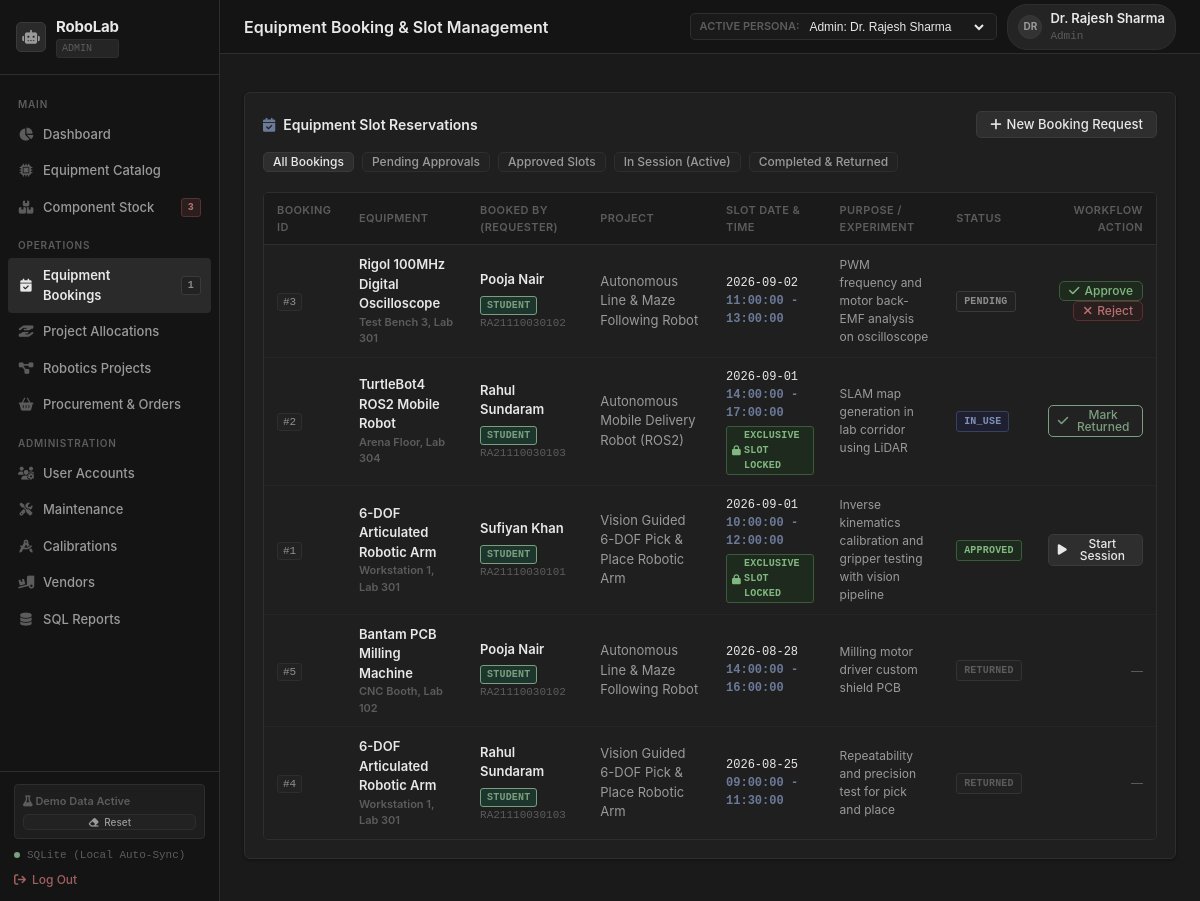
/bookings, run on an earlier commit of the app's database.
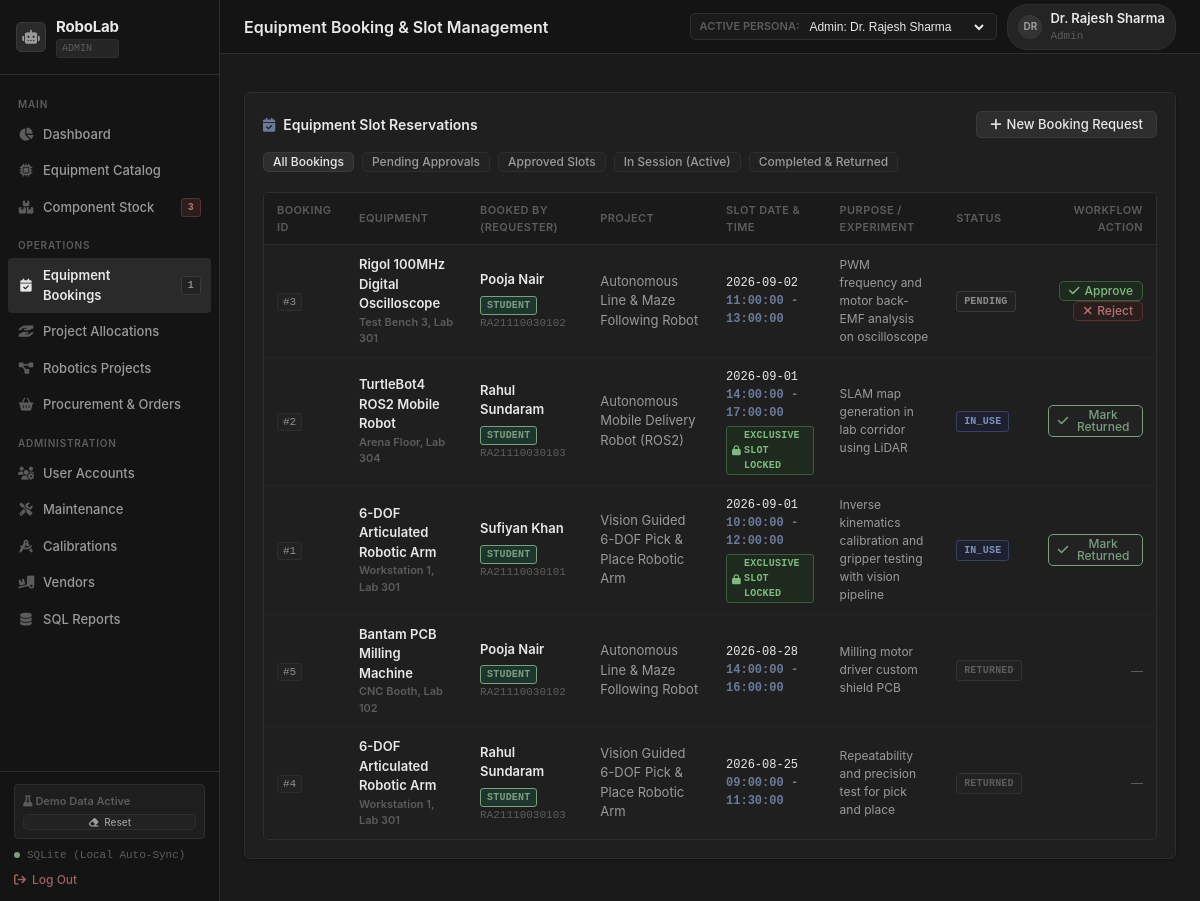
And on a later commit of the database.
### tables this page shows
CREATE TABLE BOOKINGS (
    booking_id INTEGER PRIMARY KEY AUTOINCREMENT,
    equipment_id TEXT NOT NULL,
    user_id INTEGER NOT NULL,
    project_id INTEGER,
    booking_date TEXT NOT NULL,
    start_time TEXT NOT NULL,
    end_time TEXT NOT NULL,
    purpose TEXT NOT NULL,
    status TEXT CHECK(status IN ('PENDING', 'APPROVED', 'REJECTED', 'IN_USE', 'RETURNED', 'CANCELLED')) DEFAULT 'PENDING',
    approved_by INTEGER,
    created_at DATETIME DEFAULT CURRENT_TIMESTAMP,
    FOREIGN KEY (equipment_id) REFERENCES EQUIPMENT(equipment_id),
    FOREIGN KEY (user_id) REFERENCES USERS(user_id),
    FOREIGN KEY (project_id) REFERENCES PROJECTS(project_id),
    FOREIGN KEY (approved_by) REFERENCES USERS(user_id)
);

CREATE TABLE EQUIPMENT (
    equipment_id TEXT PRIMARY KEY,
    equipment_name TEXT NOT NULL,
    category_id INTEGER NOT NULL,
    laboratory_id INTEGER NOT NULL,
    serial_number TEXT UNIQUE,
    purchase_date TEXT NOT NULL,
    warranty_end TEXT,
    status TEXT CHECK(status IN ('Available', 'In Use', 'Maintenance', 'Decommissioned')) DEFAULT 'Available',
    location TEXT NOT NULL,
    description TEXT,
    created_at DATETIME DEFAULT CURRENT_TIMESTAMP,
    FOREIGN KEY (category_id) REFERENCES EQUIPMENT_CATEGORIES(category_id),
    FOREIGN KEY (laboratory_id) REFERENCES LABORATORIES(lab_id)
);

CREATE TABLE USERS (
    user_id INTEGER PRIMARY KEY AUTOINCREMENT,
    role_id INTEGER NOT NULL,
    full_name TEXT NOT NULL,
    email TEXT NOT NULL UNIQUE,
    password_hash TEXT DEFAULT 'pbkdf2:sha256:default_hash',
    roll_number TEXT UNIQUE,
    phone TEXT,
    department TEXT DEFAULT 'Robotics & Automation',
    created_at DATETIME DEFAULT CURRENT_TIMESTAMP,
    FOREIGN KEY (role_id) REFERENCES ROLES(role_id)
);

CREATE TABLE PROJECTS (
    project_id INTEGER PRIMARY KEY AUTOINCREMENT,
    project_name TEXT NOT NULL,
    guide_faculty_id INTEGER,
    start_date TEXT NOT NULL,
    end_date TEXT,
    status TEXT CHECK(status IN ('Active', 'Completed', 'On Hold')) DEFAULT 'Active',
    description TEXT,
    created_at DATETIME DEFAULT CURRENT_TIMESTAMP,
    FOREIGN KEY (guide_faculty_id) REFERENCES USERS(user_id)
);

### app.py (the view)
@app.route('/bookings')
@login_required
def bookings_list():
    status_filter = request.args.get('status', '')
    user = get_current_user()
    sql = """
        SELECT b.*, e.equipment_name, e.location, u.full_name AS student_name, u.roll_number,
               r.role_name AS user_role,
               p.project_name, approver.full_name AS approver_name
        FROM BOOKINGS b
        JOIN EQUIPMENT e ON b.equipment_id = e.equipment_id
        JOIN USERS u ON b.user_id = u.user_id
        JOIN ROLES r ON u.role_id = r.role_id
        LEFT JOIN PROJECTS p ON b.project_id = p.project_id
        LEFT JOIN USERS approver ON b.approved_by = approver.user_id
        WHERE 1=1
    """
    params = []
    if user and user['role_name'] == 'Student':
        sql += " AND b.user_id = %s"
        params.append(user['user_id'])
    if status_filter:
        sql += " AND b.status = %s"
        params.append(status_filter)
    sql += """ ORDER BY
        CASE WHEN b.status = 'PENDING' THEN 1 ELSE 2 END ASC,
        CASE WHEN r.role_name = 'Faculty' THEN 1 WHEN r.role_name = 'Student' THEN 2 ELSE 3 END ASC,
        b.booking_date DESC, b.start_time DESC, b.booking_id DESC"""
    bookings = query_db(sql, params)
    all_active_bookings = query_db("""
        SELECT b.booking_id, b.equipment_id, b.booking_date, b.start_time, b.end_time, b.status, u.full_name AS student_name
        FROM BOOKINGS b
        JOIN USERS u ON b.user_id = u.user_id
        WHERE b.status IN ('PENDING', 'APPROVED', 'IN_USE')
    """)
    for b in bookings:
        competing = []
        approved_conflict = None
        b_start = normalize_time_str(b['start_time'])
        b_end = normalize_time_str(b['end_time'])
        for other in all_active_bookings:
            if other['booking_id'] != b['booking_id'] and other['equipment_id'] == b['equipment_id'] and str(other['booking_date']) == str(b['booking_date']):
                o_start = normalize_time_str(other['start_time'])
                o_end = normalize_time_str(other['end_time'])
                if o_start < b_end and o_end > b_start:
                    if other['status'] in ('APPROVED', 'IN_USE'):
                        approved_conflict = other
                    elif other['status'] == 'PENDING':
                        competing.append(other)
        b['competing_requests'] = competing
        b['approved_conflict'] = approved_conflict
    equipment = query_db("SELECT equipment_id, equipment_name, status FROM EQUIPMENT ORDER BY equipment_name ASC")
    bookable_users = query_db("""
        SELECT u.user_id, u.full_name, u.roll_number, r.role_name
        FROM USERS u
        JOIN ROLES r ON u.role_id = r.role_id
        WHERE r.role_name IN ('Faculty', 'Student')
        ORDER BY CASE r.role_name WHEN 'Faculty' THEN 1 ELSE 2 END, u.full_name ASC
    """)
    projects = query_db("SELECT project_id, project_name FROM PROJECTS WHERE status = 'Active' ORDER BY project_name ASC")
    return render_template('bookings.html', bookings=bookings, equipment=equipment,
                           bookable_users=bookable_users, projects=projects, selected_status=status_filter)

### app.py (called while the page is built)
def get_current_user():
    user_id = session.get('user_id')
    if not user_id:
        return None
    user = query_db("""
        SELECT u.*, r.role_name
        FROM USERS u
        JOIN ROLES r ON u.role_id = r.role_id
        WHERE u.user_id = %s
    """, [user_id], one=True)
    return user

def login_required(f):
    @wraps(f)
    def decorated_function(*args, **kwargs):
        if 'user_id' not in session:
            first_user = query_db("SELECT u.user_id, r.role_name, u.full_name FROM USERS u JOIN ROLES r ON u.role_id = r.role_id ORDER BY u.user_id ASC LIMIT 1", one=True)
            if first_user:
                session['user_id'] = first_user['user_id']
                session['role_name'] = first_user['role_name']
                session['full_name'] = first_user['full_name']
            else:
                session['user_id'] = 1
                session['role_name'] = 'Admin'
        return f(*args, **kwargs)
    return decorated_function

### db.py (called while the page is built)
def is_using_sqlite():
    global _USING_SQLITE
    return _USING_SQLITE

### templates/bookings.html (shortened to what the changed rows need)
{% extends "layout.html" %}
{% block page_title %}Equipment Booking &amp; Slot Management{% endblock %}
{% block content %}
<div class="card-section">
    <div class="table-container">
        <table class="table-modern">
            <thead>
                <tr>
                    <th>Booking ID</th>
                    <th>Equipment</th>
                    <th>Booked By (Requester)</th>
                    <th>Project</th>
                    <th>Slot Date &amp; Time</th>
                    <th>Purpose / Experiment</th>
                    <th>Status</th>
                    <th style="text-align: right;">Workflow Action</th>
                </tr>
            </thead>
            <tbody>
                {% for b in bookings %}
                <tr>
                    <td><span class="code-pill">#{{ b.booking_id }}</span></td>
                    <td style="font-weight: 600;">
                        <a href="{{ url_for('equipment_detail', equipment_id=b.equipment_id) }}" style="color: var(--text-primary); text-decoration: none;">
                            {{ b.equipment_name }}
                        </a>
                        <div style="font-size: 11px; color: var(--text-muted);">{{ b.location }}</div>
                    </td>
                    <td>
                        <div style="display: flex; align-items: center; gap: 6px; flex-wrap: wrap;">
                            <span style="font-weight: 600;">{{ b.student_name }}</span>
                            {% if b.user_role == 'Faculty' %}
                                <span class="badge" style="background: rgba(139, 92, 246, 0.15); color: var(--accent-purple); font-size: 10px; padding: 1px 6px;">FACULTY (PRIORITY)</span>
                            {% elif b.user_role == 'Student' %}
                                <span class="badge" style="background: rgba(16, 185, 129, 0.15); color: var(--accent-emerald); font-size: 10px; padding: 1px 6px;">STUDENT</span>
                            {% else %}
                                <span class="badge badge-secondary" style="font-size: 10px; padding: 1px 6px;">{{ b.user_role or 'STAFF' }}</span>
                            {% endif %}
                        </div>
                        <div style="font-size: 11px; color: var(--text-muted); font-family: var(--font-mono);">{{ b.roll_number or 'Faculty Member' }}</div>
                    </td>
                    <td style="color: var(--text-secondary);">{{ b.project_name or 'Independent Lab Activity' }}</td>
                    <td style="font-family: var(--font-mono); font-size: 12px;">
                        <div>{{ b.booking_date }}</div>
                        <div style="color: var(--accent-cyan); font-weight: 600;">{{ b.start_time }} - {{ b.end_time }}</div>
                        {% if b.status == 'PENDING' %}
                            {% if b.approved_conflict %}
                                <div style="margin-top: 4px;">
                                    <span class="badge badge-overdue" style="font-size: 10px; padding: 2px 6px; display: inline-flex; align-items: center; gap: 4px;" title="Slot already allocated to Booking #{{ b.approved_conflict.booking_id }} ({{ b.approved_conflict.student_name }})">
                                        <i class="fa-solid fa-triangle-exclamation"></i> Overlaps Approved #{{ b.approved_conflict.booking_id }}
                                    </span>
                                </div>
                            {% elif b.competing_requests and b.competing_requests|length > 0 %}
                                <div style="margin-top: 4px;">
                                    <span class="badge" style="background: rgba(245, 158, 11, 0.15); color: var(--accent-amber); border: 1px solid rgba(245, 158, 11, 0.3); font-size: 10px; padding: 2px 6px; display: inline-flex; align-items: center; gap: 4px;" title="Multiple users requested this slot. Approving one will auto-decline other competing requests.">
                                        <i class="fa-solid fa-users"></i> {{ b.competing_requests|length }} Competing Request(s)
                                    </span>
                                </div>
                            {% endif %}
                        {% elif b.status in ['APPROVED', 'IN_USE'] %}
                            <div style="margin-top: 4px;">
                                <span class="badge badge-available" style="font-size: 10px; padding: 1px 5px; display: inline-flex; align-items: center; gap: 3px;">
                                    <i class="fa-solid fa-lock"></i> Exclusive Slot Locked
                                </span>
                            </div>
                        {% endif %}
                    </td>
                    <td style="max-width: 250px; font-size: 12px; color: var(--text-secondary);">
                        {{ b.purpose }}
                    </td>
                    <td>
                        <span class="badge badge-{{ b.status.lower().replace('_', '-') }}">{{ b.status }}</span>
                    </td>
                    <td style="text-align: right;">
                        {% if not current_user or current_user.role_name in ['Admin', 'Lab Technician'] %}
                            {% if b.status == 'PENDING' %}
                                {% if b.approved_conflict %}
                                    <div style="display: inline-flex; gap: 4px; align-items: center;">
                                        <button type="button" class="btn btn-secondary btn-sm" disabled style="opacity: 0.6; cursor: not-allowed; font-size: 11px;" title="Cannot approve: Equipment already approved for {{ b.approved_conflict.student_name }} (#{{ b.approved_conflict.booking_id }})">
                                            <i class="fa-solid fa-ban"></i> Slot Taken
                                        </button>
                                        <form method="POST" action="{{ url_for('booking_update_status', booking_id=b.booking_id) }}" style="display: inline-block;">
                                            <input type="hidden" name="action" value="REJECT">
                                            <button type="submit" class="btn btn-danger btn-sm" title="Reject conflicting booking" style="font-size: 11px;">
                                                <i class="fa-solid fa-xmark"></i> Reject
                                            </button>
                                        </form>
                                    </div>
                                {% else %}
                                    <form method="POST" action="{{ url_for('booking_update_status', booking_id=b.booking_id) }}" style="display: inline-flex; gap: 4px;">
                                        <input type="hidden" name="action" value="APPROVE">
                                        <button type="submit" class="btn btn-success btn-sm" title="{% if b.competing_requests and b.competing_requests|length > 0 %}Approve this user and auto-decline competing requests{% else %}Approve booking reservation{% endif %}">
                                            <i class="fa-solid fa-check"></i> Approve
                                        </button>
                                    </form>
                                    <form method="POST" action="{{ url_for('booking_update_status', booking_id=b.booking_id) }}" style="display: inline-flex; gap: 4px;">
                                        <input type="hidden" name="action" value="REJECT">
                                        <button type="submit" class="btn btn-danger btn-sm" title="Reject booking reservation">
                                            <i class="fa-solid fa-xmark"></i> Reject
                                        </button>
                                    </form>
                                {% endif %}
                            {% elif b.status == 'APPROVED' %}
                                <form method="POST" action="{{ url_for('booking_update_status', booking_id=b.booking_id) }}" style="display: inline-flex;">
                                    <button type="submit" class="btn btn-primary btn-sm">
                                        <i class="fa-solid fa-play"></i> Start Session
                                    </button>
                                </form>
                            {% elif b.status == 'IN_USE' %}
                                <form method="POST" action="{{ url_for('booking_update_status', booking_id=b.booking_id) }}" style="display: inline-flex;">
                                    <button type="submit" class="btn btn-secondary btn-sm" style="border-color: var(--accent-emerald); color: var(--accent-emerald);">
                                        <i class="fa-solid fa-check"></i> Mark Returned
                                    </button>
                                </form>
                            {% else %}
                                <span style="font-size: 12px; color: var(--text-muted);">&mdash;</span>
                            {% endif %}
                        {% endif %}
                    </td>
                </tr>
                {% else %}
                <tr>
                    <td colspan="8" style="text-align: center; color: var(--text-muted); padding: 30px;">
                        No bookings found matching current filter.
                    </td>
                </tr>
                {% endfor %}
            </tbody>
        </table>
    </div>
</div>
{% endblock %}

What changed in the data, as far as the page shows it:
changed BOOKINGS "Inverse kinematics calibration and gripper testing with vision pipeline": status "APPROVED" → "IN_USE"; status "Start Session" → "Mark Returned"
